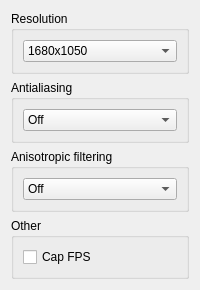
              <widget class="QWidget" name="General">
               <attribute name="title">
                <string>General</string>
               </attribute>
               <layout class="QVBoxLayout" name="verticalLayout_2">
                <item>
                 <widget class="QGroupBox" name="groupBox_8">
                  <property name="title">
                   <string>Resolution</string>
                  </property>
                  <property name="flat">
                   <bool>false</bool>
                  </property>
                  <layout class="QVBoxLayout" name="verticalLayout_32">
                   <item>
                    <widget class="QComboBox" name="comboBox_3">
                     <item>
                      <property name="text">
                       <string>1680x1050</string>
                      </property>
                     </item>
                     <item>
                      <property name="text">
                       <string>1920x1080</string>
                      </property>
                     </item>
                     <item>
                      <property name="text">
                       <string>Auto</string>
                      </property>
                     </item>
                    </widget>
                   </item>
                  </layout>
                 </widget>
                </item>
                <item>
                 <widget class="QGroupBox" name="groupBox_9">
                  <property name="title">
                   <string>Antialiasing</string>
                  </property>
                  <property name="flat">
                   <bool>false</bool>
                  </property>
                  <layout class="QVBoxLayout" name="verticalLayout_37">
                   <item>
                    <widget class="QComboBox" name="comboBox_12">
                     <item>
                      <property name="text">
                       <string>Off</string>
                      </property>
                     </item>
                     <item>
                      <property name="text">
                       <string>2x</string>
                      </property>
                     </item>
                     <item>
                      <property name="text">
                       <string>4x</string>
                      </property>
                     </item>
                    </widget>
                   </item>
                  </layout>
                 </widget>
                </item>
                <item>
                 <widget class="QGroupBox" name="groupBox_13">
                  <property name="title">
                   <string>Anisotropic filtering</string>
                  </property>
                  <property name="flat">
                   <bool>false</bool>
                  </property>
                  <layout class="QVBoxLayout" name="verticalLayout_38">
                   <item>
                    <widget class="QComboBox" name="comboBox_13">
                     <item>
                      <property name="text">
                       <string>Off</string>
                      </property>
                     </item>
                     <item>
                      <property name="text">
                       <string>2x</string>
                      </property>
                     </item>
                     <item>
                      <property name="text">
                       <string>4x</string>
                      </property>
                     </item>
                    </widget>
                   </item>
                  </layout>
                 </widget>
                </item>
                <item>
                 <widget class="QGroupBox" name="groupBox_12">
                  <property name="title">
                   <string>Other</string>
                  </property>
                  <property name="flat">
                   <bool>false</bool>
                  </property>
                  <layout class="QVBoxLayout" name="verticalLayout_39">
                   <item>
                    <widget class="QCheckBox" name="checkBox">
                     <property name="text">
                      <string>Cap FPS</string>
                     </property>
                    </widget>
                   </item>
                  </layout>
                 </widget>
                </item>
               </layout>
              </widget>
